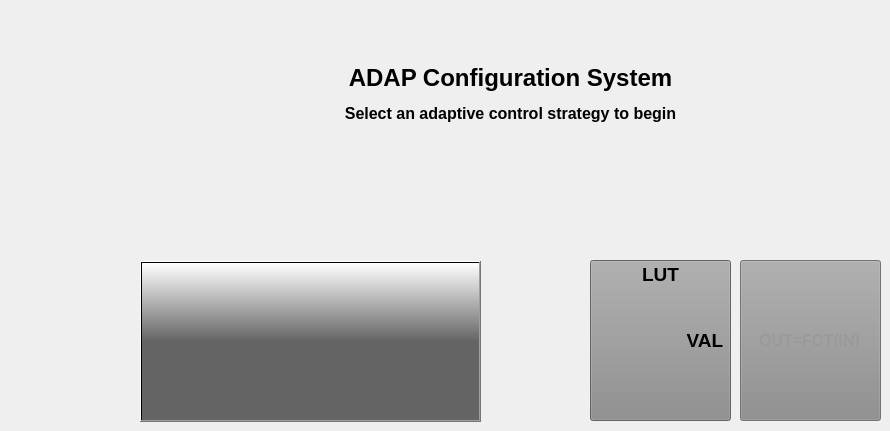
    <widget class="QWidget" name="selectTypeOfSingleAdapStrategy">
     <widget class="QPushButton" name="singleAdapControlStrategyButton_2">
      <property name="geometry">
       <rect>
        <x>140</x>
        <y>261</y>
        <width>341</width>
        <height>161</height>
       </rect>
      </property>
      <property name="styleSheet">
       <string notr="true">background-color: qlineargradient(spread:pad, x1:0.5, y1:0.5, x2:0.5, y2:0, stop:0 rgba(100, 100, 100, 255), stop:1 rgba(255, 255, 255, 255));</string>
      </property>
      <property name="text">
       <string/>
      </property>
      <property name="icon">
       <iconset resource="adapHMIModule.qrc">
        <normaloff>:/adapHMIResources/images/SingleAdapStrategy.png</normaloff>:/adapHMIResources/images/SingleAdapStrategy.png</iconset>
      </property>
      <property name="iconSize">
       <size>
        <width>400</width>
        <height>400</height>
       </size>
      </property>
     </widget>
     <widget class="QLabel" name="arrowRedirection">
      <property name="geometry">
       <rect>
        <x>500</x>
        <y>311</y>
        <width>81</width>
        <height>61</height>
       </rect>
      </property>
      <property name="text">
       <string/>
      </property>
      <property name="pixmap">
       <pixmap resource="adapHMIModule.qrc">:/adapHMIResources/images/arrow.png</pixmap>
      </property>
     </widget>
     <widget class="QPushButton" name="selectAdapStratLookupTableButton">
      <property name="enabled">
       <bool>true</bool>
      </property>
      <property name="geometry">
       <rect>
        <x>590</x>
        <y>260</y>
        <width>141</width>
        <height>161</height>
       </rect>
      </property>
      <property name="cursor">
       <cursorShape>PointingHandCursor</cursorShape>
      </property>
      <property name="styleSheet">
       <string notr="true">background-color: rgb(140, 140, 140);</string>
      </property>
      <property name="text">
       <string/>
      </property>
      <property name="iconSize">
       <size>
        <width>100</width>
        <height>100</height>
       </size>
      </property>
      <property name="default">
       <bool>false</bool>
      </property>
     </widget>
     <widget class="QLabel" name="selectAdapStratValLabel">
      <property name="geometry">
       <rect>
        <x>683</x>
        <y>329</y>
        <width>44</width>
        <height>23</height>
       </rect>
      </property>
      <property name="text">
       <string>&lt;html&gt;&lt;head/&gt;&lt;body&gt;&lt;p align=&quot;center&quot;&gt;&lt;span style=&quot; font-size:14pt; font-weight:600;&quot;&gt;VAL&lt;/span&gt;&lt;/p&gt;&lt;/body&gt;&lt;/html&gt;</string>
      </property>
     </widget>
     <widget class="QLabel" name="selectAdapStratLutLabel">
      <property name="geometry">
       <rect>
        <x>635</x>
        <y>263</y>
        <width>51</width>
        <height>23</height>
       </rect>
      </property>
      <property name="text">
       <string>&lt;html&gt;&lt;head/&gt;&lt;body&gt;&lt;p align=&quot;center&quot;&gt;&lt;span style=&quot; font-size:14pt; font-weight:600;&quot;&gt;LUT&lt;/span&gt;&lt;/p&gt;&lt;/body&gt;&lt;/html&gt;</string>
      </property>
     </widget>
     <widget class="QPushButton" name="selectAdapStratFunctionButton">
      <property name="enabled">
       <bool>false</bool>
      </property>
      <property name="geometry">
       <rect>
        <x>740</x>
        <y>260</y>
        <width>141</width>
        <height>161</height>
       </rect>
      </property>
      <property name="cursor">
       <cursorShape>PointingHandCursor</cursorShape>
      </property>
      <property name="styleSheet">
       <string notr="true">background-color: rgb(140, 140, 140);</string>
      </property>
      <property name="text">
       <string/>
      </property>
      <property name="iconSize">
       <size>
        <width>100</width>
        <height>100</height>
       </size>
      </property>
      <property name="default">
       <bool>false</bool>
      </property>
     </widget>
     <widget class="QLabel" name="selectAdapStratFunctionLabel">
      <property name="enabled">
       <bool>false</bool>
      </property>
      <property name="geometry">
       <rect>
        <x>754</x>
        <y>329</y>
        <width>111</width>
        <height>23</height>
       </rect>
      </property>
      <property name="text">
       <string>&lt;html&gt;&lt;head/&gt;&lt;body&gt;&lt;p align=&quot;center&quot;&gt;&lt;span style=&quot; font-size:12pt; font-weight:600; color:#9a9a9a;&quot;&gt;OUT=FCT(IN)&lt;/span&gt;&lt;/p&gt;&lt;/body&gt;&lt;/html&gt;</string>
      </property>
     </widget>
     <widget class="QLabel" name="adapConfigSystem_2">
      <property name="geometry">
       <rect>
        <x>290</x>
        <y>50</y>
        <width>441</width>
        <height>101</height>
       </rect>
      </property>
      <property name="text">
       <string>&lt;html&gt;&lt;head/&gt;&lt;body&gt;&lt;p align=&quot;center&quot;&gt;&lt;br/&gt;&lt;span style=&quot; font-size:18pt; font-weight:600;&quot;&gt;ADAP Configuration System&lt;/span&gt;&lt;/p&gt;&lt;p align=&quot;center&quot;&gt;&lt;span style=&quot; font-size:12pt; font-weight:600;&quot;&gt;Select an adaptive control strategy to begin&lt;/span&gt;&lt;/p&gt;&lt;p align=&quot;center&quot;&gt;&lt;br/&gt;&lt;/p&gt;&lt;/body&gt;&lt;/html&gt;</string>
      </property>
     </widget>
    </widget>
